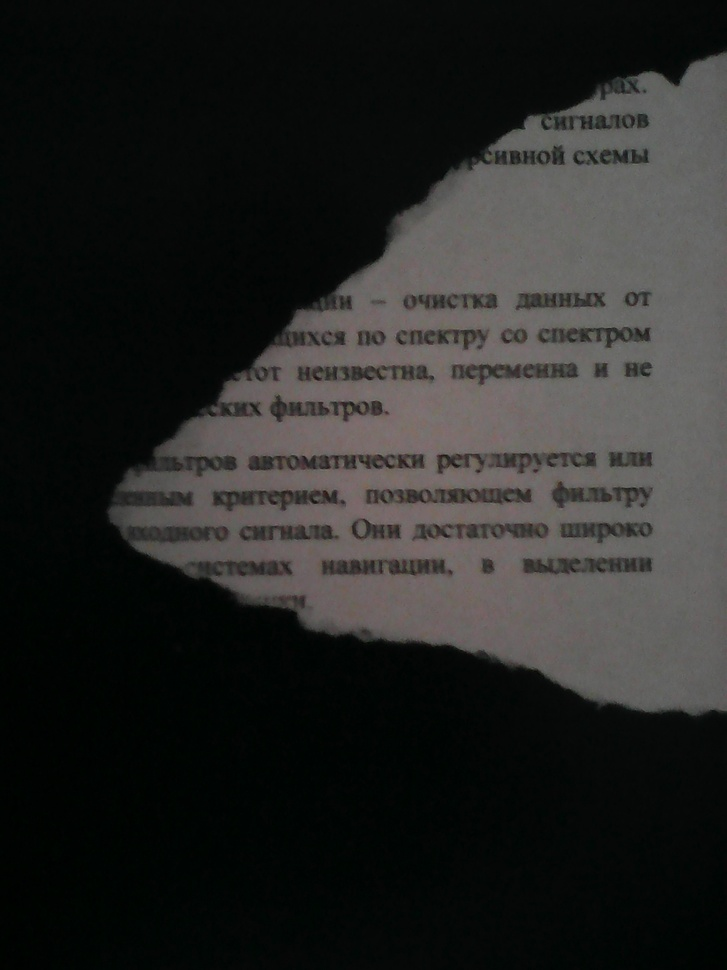
#> input picture resources/img/IMG_20161012_224217.jpg, 727 x 970 px, shrunk from 1920 x 2560 before the run
$ python find_fragments.py resources/img/IMG_20161012_224217.jpg 100 3   (older library calls are emulated)
#> lines starting #> are read from the running program, lines starting #| are printed output that depends on the picture; after the words box and inside, x2 and y2 are one past the last pixel; in counts of white or black regions, pixels touching at a corner belong together
#> further down, img_colored is the input picture: shape (970, 727, 3); mean B, G, R 36.4, 38, 37.5
### core/operations/imgbin.py
import cv2
import numpy as np


class Binaizer(object):
    """Converts an image to binary."""

    def binarize(selfself, img):
        pass


class ThresholdBinarizer(Binaizer):
    """Uses simple rule to binarize every pixel of an image: if intensity is less than threshold - set 0, else - set max value.
    Calculation of threshold and maximum value must be implemented in subclasses. Accepts only single channel 8bit images."""

    def _calcThreshold(self, img):
        pass

    def _calcMaxValue(self, img):
        pass

    def binarize(self, img):
        if (len(img.shape) > 2 and img.shape[2] > 1) or img.dtype != np.uint8:
            raise Exception('single UINT8 channel image expected')
        return cv2.threshold(img, self._calcThreshold(img), self._calcMaxValue(img), cv2.THRESH_BINARY)[1]
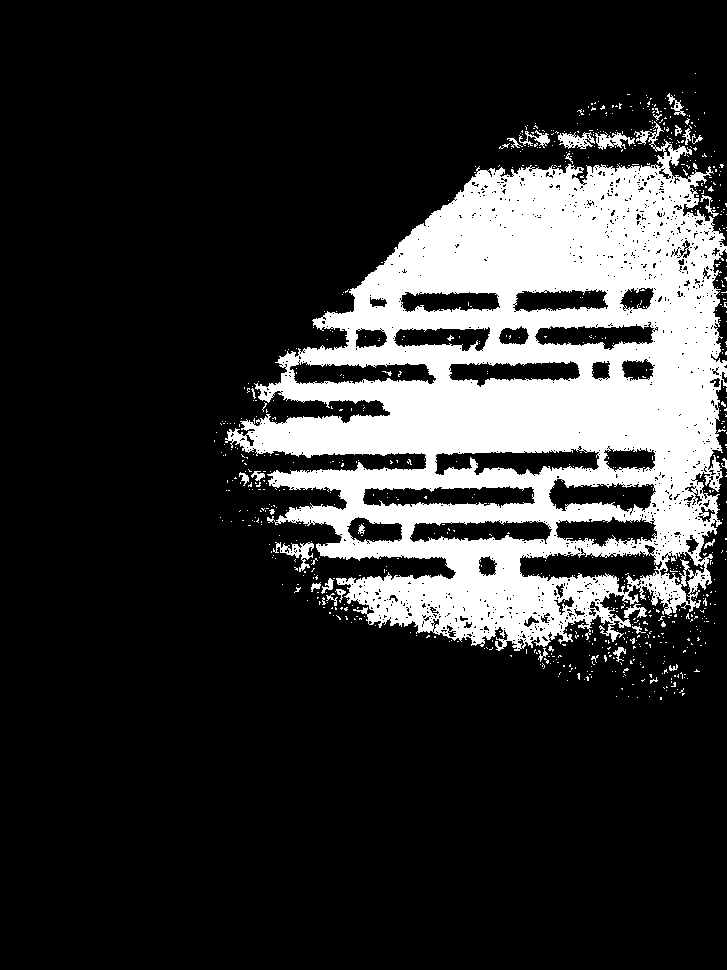
#> returned value: shape (970, 727); 19.3% white; 771 white regions (737 under 20 px), largest, box (x1, y1, x2, y2) and area: (225, 121, 727, 651) 130955, (273, 542, 314, 572) 408, (558, 132, 595, 149) 359


class SimpleBinarizer(ThresholdBinarizer):
    """Converts image to black-white with specified threshold value."""

    def __init__(self, threshold):
        self.__threshold = threshold

    def _calcThreshold(self, img):
        return self.__threshold

    def _calcMaxValue(self, img):
        return 255


class MorphCloseBinarizer(SimpleBinarizer):

    def __init__(self, threshold, ksize):
        super(MorphCloseBinarizer, self).__init__(threshold)
        self.__kernel = np.ones((ksize, ksize), np.uint8)

    def binarize(self, img):
        bin = super(MorphCloseBinarizer, self).binarize(img)
        return cv2.morphologyEx(bin, cv2.MORPH_CLOSE, self.__kernel)
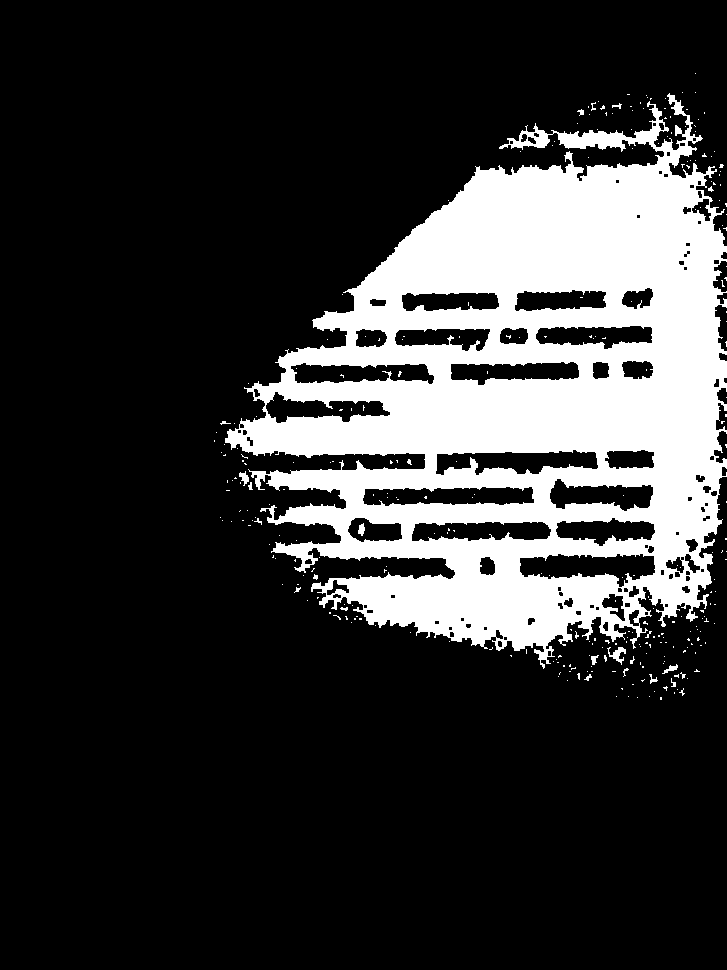
#> returned value: shape (970, 727); 20.6% white; 299 white regions (281 under 20 px)

### core/restore/collect.py
import cv2
import numpy as np


class Rect(object):

    def __init__(self, x, y, w, h):
        self.x = x
        self.y = y
        self.w = w
        self.h = h

    def topLeft(self):
        return self.x, self.y

    def bottomRight(self):
        return self.x + self.w, self.y + self.h

    def ofImage(self, img):
        return img[self.y:self.y+self.h, self.x:self.x+self.w]


class Fragment(object):

    def __init__(self, img, contour, area, source_rect=None, source_contour=None):
        self.img = img
        self.contour = contour
        self.area = area
        self.source_rect = source_rect
        self.source_contour = source_contour

    # [4 lines left out: function drawContour, not called in this run]


class FragmentsCollector(object):

    def __init__(self, binarizer):
        self.binarizer = binarizer

    def collectFragments(self, img):
        binary = self.binarizer.binarize(img)
        contours = cv2.findContours(np.copy(binary), cv2.RETR_EXTERNAL, cv2.CHAIN_APPROX_SIMPLE)[1]
#> contours = 252 contours, 247 with area under 20; largest, box (x1, y1, x2, y2) and area: (225, 93, 727, 669) 173904, (607, 647, 626, 665) 96, (239, 471, 249, 486) 56, (662, 664, 678, 674) 42, (591, 655, 599, 665) 30

        fragments = []
        for cont in contours:
            x, y, w, h = cv2.boundingRect(cont)
            rect = Rect(x, y, w, h)
            if rect.w < img.shape[1] / 2 or rect.h < img.shape[0] / 100:
                continue
            arr = np.full(cont.shape, [-x, -y], cont.dtype)
            contour = cont + arr
            fragments.append(Fragment(rect.ofImage(img), contour, rect.ofImage(binary), rect, cont))
#> this loop made 252 passes
#> (x, y, w, h) on passes 2 to 4: (637, 697, 1, 1), (649, 696, 1, 1), (628, 696, 1, 1)
#> after the loop, fragments = 1 item
        return fragments

### find_fragments.py
import sys

import cv2

from core.restore.collect import FragmentsCollector
from core.operations.imgbin import MorphCloseBinarizer

img_path = str(sys.argv[1])
threshold = int(sys.argv[2])
kernel_size = int(sys.argv[3])

img_colored = cv2.imread(img_path)
img = cv2.cvtColor(img_colored, cv2.COLOR_BGR2GRAY)

binarizer = MorphCloseBinarizer(threshold, kernel_size)
collector = FragmentsCollector(binarizer)
fragments = collector.collectFragments(img)
#> fragments = 1 item
img_colored = cv2.normalize(img_colored, img_colored, 60, 0, cv2.NORM_MINMAX, cv2.CV_8UC1)
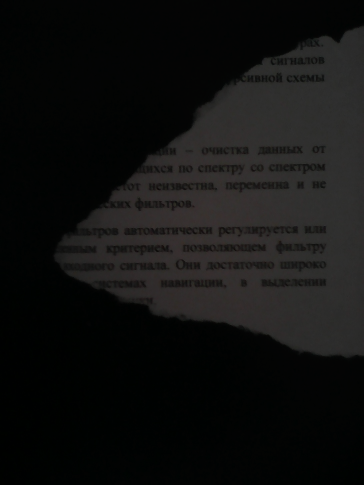
#> img_colored: shape (970, 727, 3) (shown at 1/2 size); mean B, G, R 16.3, 17, 16.8
for f in fragments:
    cv2.rectangle(img_colored, f.source_rect.topLeft(), f.source_rect.bottomRight(), (0, 0, 255), 1)
    cv2.drawContours(img_colored, [f.source_contour], -1, (0, 255, 0), 1)
    cv2.putText(img_colored, str(fragments.index(f)),
                (10, f.source_rect.y + f.source_rect.h/2 + 8), cv2.FONT_HERSHEY_COMPLEX, 1, (0, 255, 255))
#> this loop made 1 pass
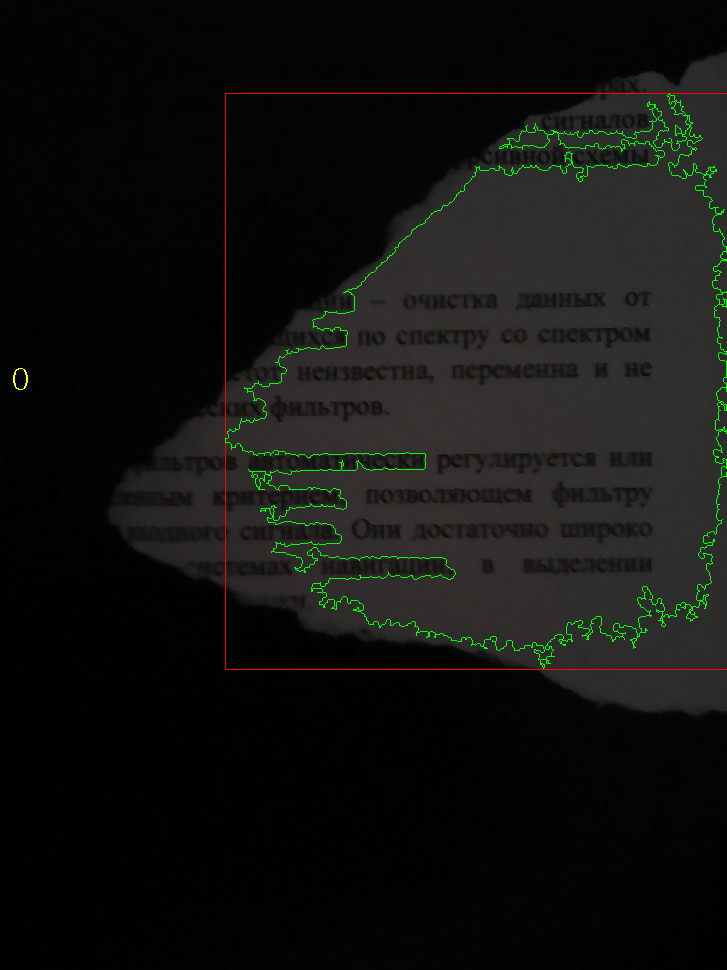
#> img_colored: shape (970, 727, 3); 0.99% of pixels changed, all inside (x1, y1, x2, y2) = (13, 93, 727, 670)

cv2.imwrite('fragments.png', img_colored)
cv2.imshow('fragments', img_colored)
cv2.waitKey(0)

exit(0)
#> (the program exits here)

$ run again, on resources/img/IMG_20161012_224357.jpg
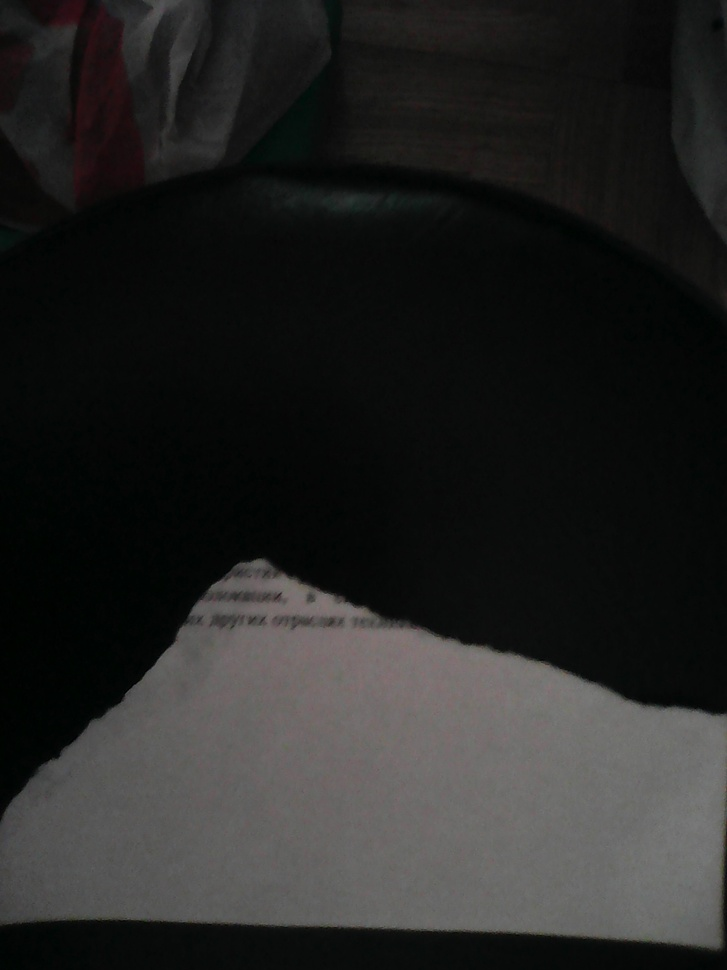
#> input picture resources/img/IMG_20161012_224357.jpg, 727 x 970 px, shrunk from 1920 x 2560 before the run
#> img_colored is the input picture: shape (970, 727, 3); mean B, G, R 36.1, 37.2, 37
#> in binarize, `return cv2.morphologyEx(bin, cv2.MORPH_CLOSE, self.__kernel)`:
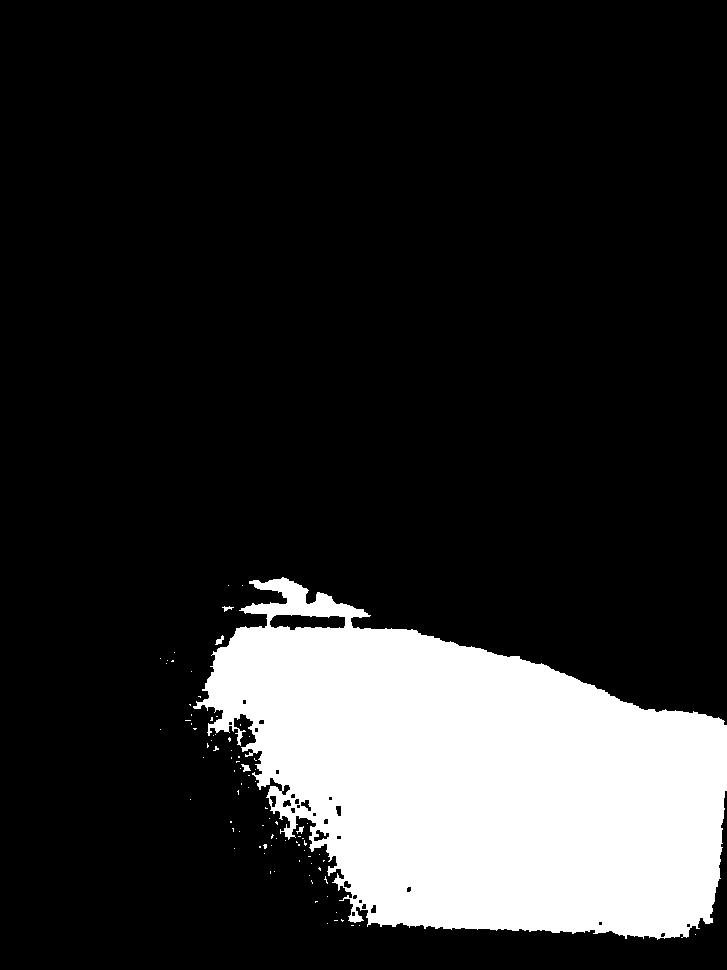
#> returned value: shape (970, 727); 17.4% white; 87 white regions (82 under 20 px)
#> contours = 87 contours, 84 with area under 20; largest, box (x1, y1, x2, y2) and area: (193, 577, 727, 940) 122590, (241, 764, 251, 772) 30, (215, 635, 224, 645) 30
#> the loop in collectFragments, `for cont in contours:` made 87 passes
#> (x, y, w, h) on passes 1, 2, 4, 6, 7, 9, 10, 11: (695, 934, 1, 1), (359, 925, 1, 1), (327, 923, 1, 1), (341, 919, 3, 3), (336, 912, 1, 1), (327, 896, 1, 1), (311, 880, 2, 4), (324, 876, 4, 8)
#> after the loop in collectFragments, `for cont in contours:`: fragments = 1 item
#> the loop `for f in fragments:` made 1 pass
#> after the loop `for f in fragments:`:
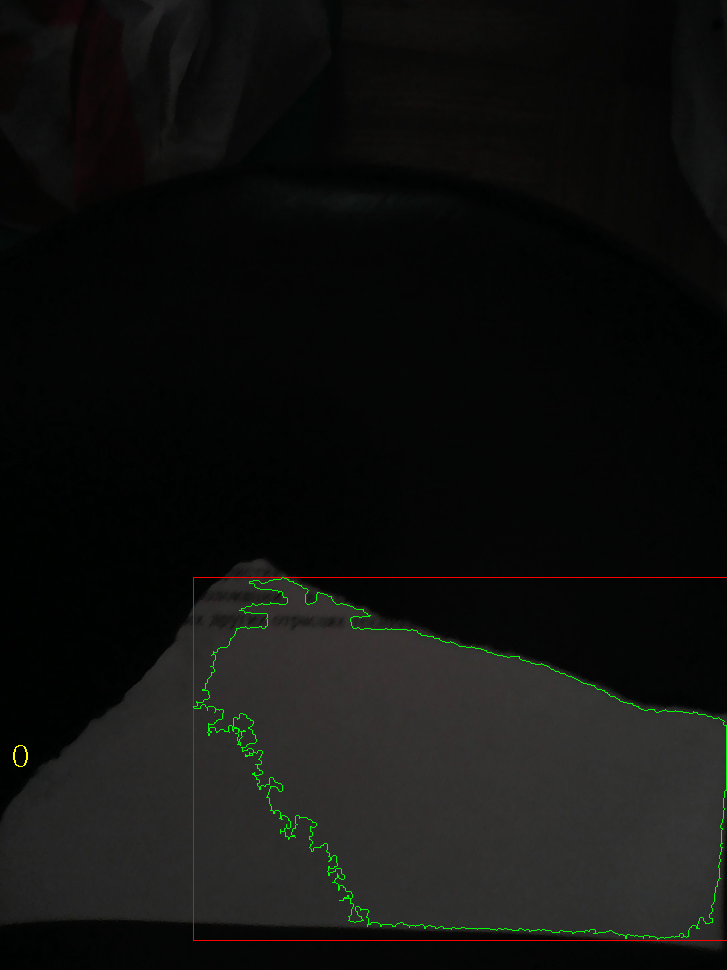
#> img_colored: shape (970, 727, 3); mean B, G, R 16.2, 17.5, 17.1

$ run again, on resources/img/img1.jpg
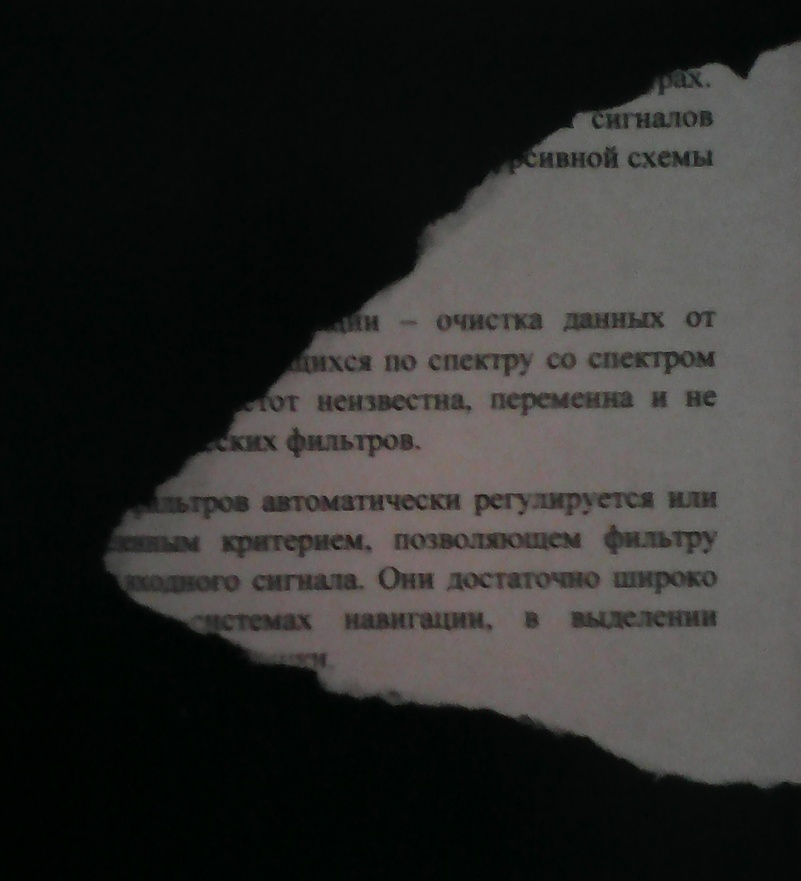
#> input picture resources/img/img1.jpg, 801 x 881 px, shrunk from 1879 x 2065 before the run
#> img_colored is the input picture: shape (881, 801, 3); mean B, G, R 44.9, 46.5, 46.9
#> in binarize, `return cv2.morphologyEx(bin, cv2.MORPH_CLOSE, self.__kernel)`:
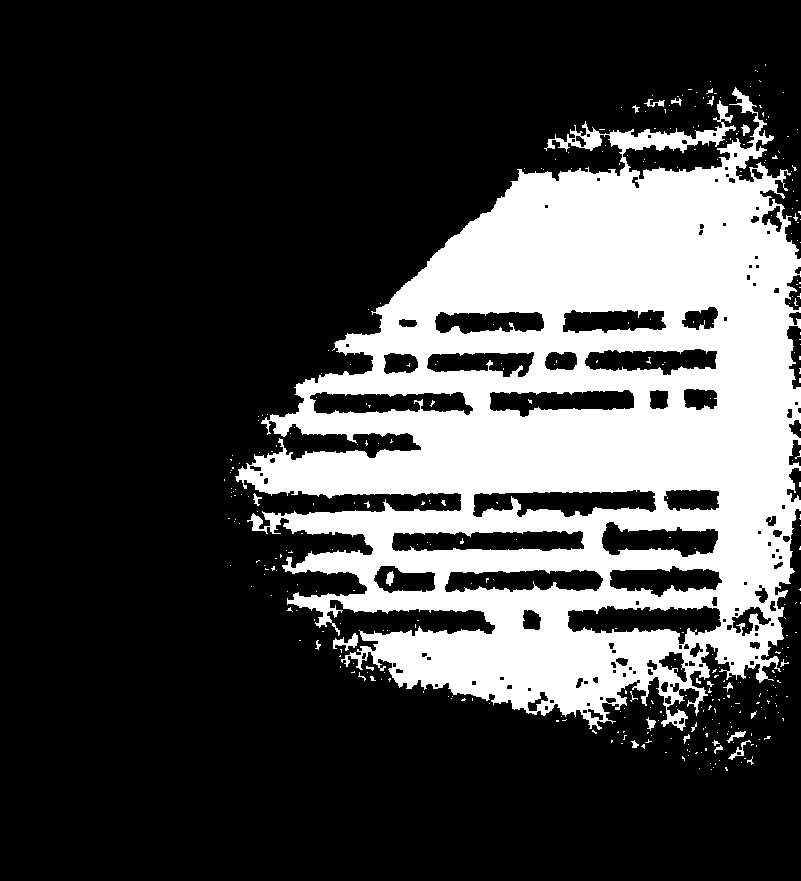
#> returned value: shape (881, 801); 26.2% white; 369 white regions (343 under 20 px)
#> contours = 328 contours, 318 with area under 20; largest, box (x1, y1, x2, y2) and area: (235, 87, 801, 731) 217948, (333, 633, 358, 651) 150, (728, 740, 751, 760) 75, (727, 731, 746, 743) 58, (646, 717, 656, 731) 44
#> the loop in collectFragments, `for cont in contours:` made 328 passes
#> (x, y, w, h) on passes 1 to 3: (711, 769, 1, 1), (699, 768, 1, 1), (725, 767, 3, 4)
#> after the loop in collectFragments, `for cont in contours:`: fragments = 1 item
#> the loop `for f in fragments:` made 1 pass
#> after the loop `for f in fragments:`:
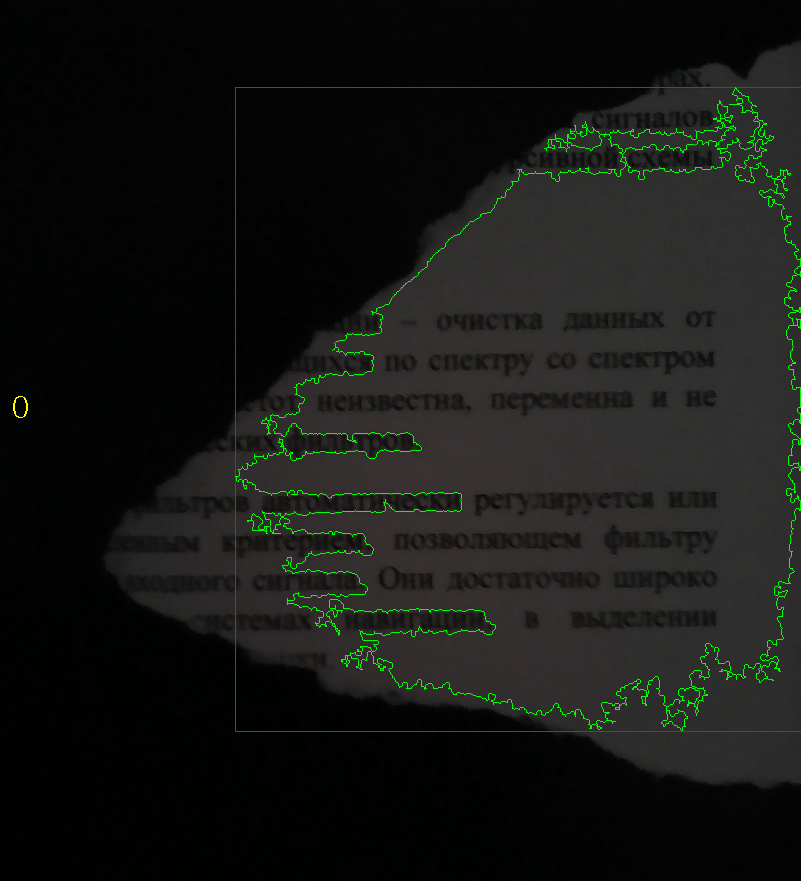
#> img_colored: shape (881, 801, 3); mean B, G, R 19.9, 23.1, 21.5
